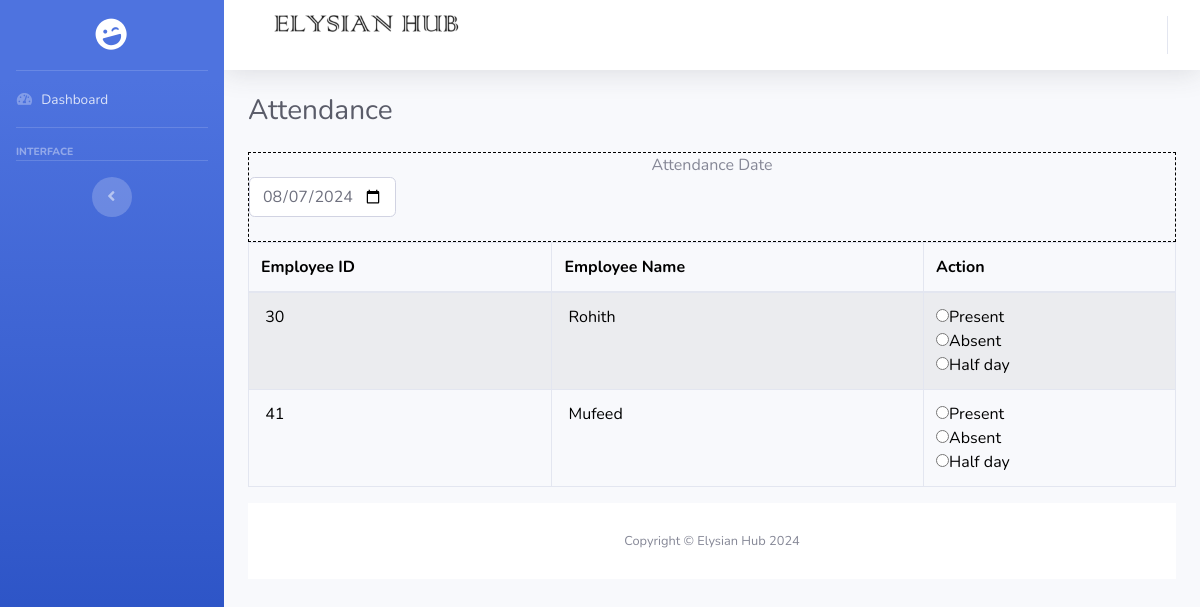
The app's page /admin/attendance.php with its own data.
### tables this page shows
CREATE TABLE `employee` (
  `employeeid` int(11) NOT NULL,
  `empname` varchar(100) NOT NULL,
  `emptype` varchar(20) NOT NULL,
  `emailid` varchar(200) NOT NULL,
  `address` varchar(100) NOT NULL,
  `pincode` varchar(10) NOT NULL,
  `city` varchar(25) NOT NULL,
  `state` varchar(25) NOT NULL,
  `adharno` varchar(20) NOT NULL,
  `contactno` varchar(20) NOT NULL,
  `loginid` varchar(50) NOT NULL,
  `password` varchar(100) NOT NULL,
  `status` varchar(10) NOT NULL,
  `joindate` date NOT NULL,
  `basicsalary` float(10,2) NOT NULL
);

### admin/attendance.php (the view, shortened to what this page needs)
<?php
include('includes/header.php');
include('includes/navbar.php');
?>
<div class="container-fluid">
<div class="d-sm-flex align-items-center justify-content-between mb-4">
<h1 class="h3 mb-0 text-gray-800">Attendance</h1>
</div>
<div class="row">
          <div class="col-md-12" style="margin: auto;">
           <form method="post" action="" id="myForm">
                <div class="control-group" style="text-align: center;border: 1px dashed black;">Attendance Date <input style="height: auto;width: auto;"  onchange="submitdate()" id="atddatebar" name="attendancedate" max="<?php
         echo date('Y-m-d'); ?>" type="date" class="form-control" value="<?php
        if(isset($_POST[attendancedate]))
        {
        echo $attdate = $_POST[attendancedate];
        }
        else
        {
        echo $attdate = date("Y-m-d");
        }
        ?>" ><br> </div>
    </form>
<div class="form-w3agile form1" id="employeenames">
          <table id="mydataTable"  class="table table-striped table-bordered">
              <thead>
                <tr>
                  <th>Employee ID</th>
                  <th>Employee Name</th>
                  <th>Action</th>
                </tr>
              </thead>
              <tbody>
<?php
  $sql = "SELECT * FROM employee WHERE status='Active' and emptype='Employee'";
  $qsql = mysqli_query($con,$sql);
  while($rs = mysqli_fetch_array($qsql))
  {
      $sqlattendance = "SELECT * FROM attendance WHERE empid='$rs[employeeid]' AND date='$attdate'";
      $qsqlattendance = mysqli_query($con,$sqlattendance);
      $rsattendance = mysqli_fetch_array($qsqlattendance);
  echo "<tr>
    <td>&nbsp;$rs[employeeid]</td>
    <td>&nbsp;$rs[empname]</td>
    <td>";
    ?>
  <input type="radio" name="attendance<?php echo $rs[employeeid]; ?>"  onclick='addattendance(`<?php echo $rs[employeeid]; ?>`,`<?php echo $attdate
  ?>`,`Present`)'
<?php
if($rsattendance[attendance_type] =="Present")
{
echo ' checked="checked" ';
}
?>
>Present <br />
    <input type="radio"  name="attendance<?php echo $rs[employeeid]; ?>"   onclick='addattendance(`<?php echo $rs[employeeid]; ?>`,`<?php echo $attdate
?>`,`Absent`)'
<?php
if($rsattendance[attendance_type] =="Absent")
{
echo ' checked="checked" ';
}
?>
>Absent</a> <br />
    <input type="radio"  name="attendance<?php echo $rs[employeeid]; ?>"   onclick='addattendance(`<?php echo $rs[employeeid]; ?>`,`<?php echo $attdate
?>`,`Half day`)'
<?php
if($rsattendance[attendance_type]=="Half day")
{
echo ' checked="checked" ';
}
?>
>Half day</a>
<?php
    echo "</td></tr>";
        }
?>
              </tbody>
            </table>
              </div>
          </div>
</div>
<?php
include('includes/footer.php');
?>

### admin/attendance.php (style rules this page uses)
td,th { color: black; }

### records on screen
employee: employeeid "30", empname "Rohith"
employee: employeeid "41", empname "Mufeed"
